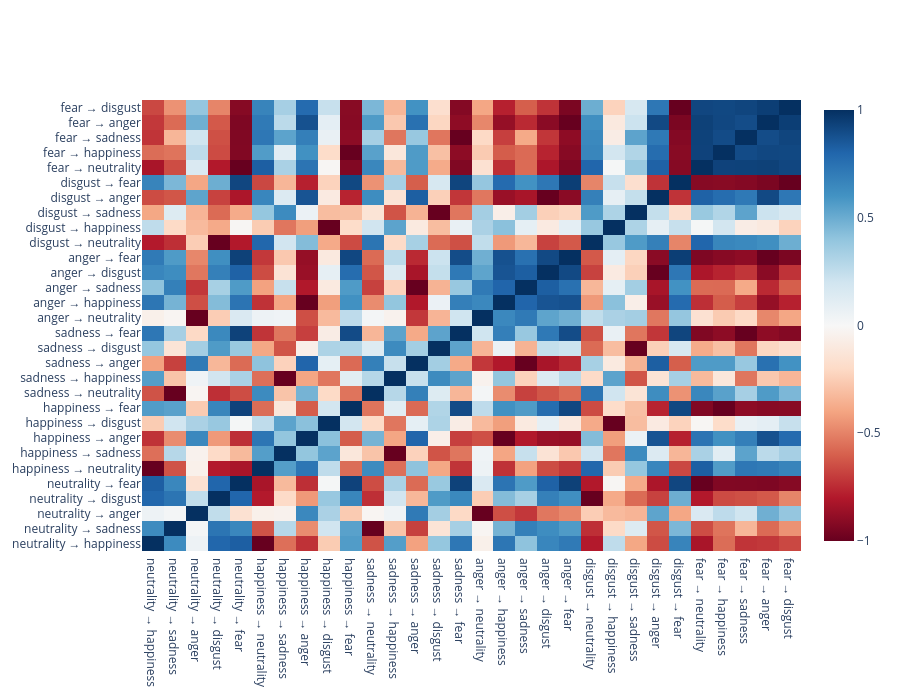

Here is the notebook cell this chart was saved with:
### Code cell
# Compute cosine similarity between vectors
from sklearn.metrics.pairwise import cosine_similarity

cosine_sim_matrix = cosine_similarity(X)

# Create cosine similarity heatmap for sample layer
if len(sample_layer_idx) > 1:
    sample_cosine = cosine_sim_matrix[np.ix_(sample_layer_idx, sample_layer_idx)]
    
    fig = go.Figure(data=go.Heatmap(
        z=sample_cosine,
        x=sample_labels,
        y=sample_labels,
        colorscale='RdBu',
        zmid=0,
       # title=f'Cosine Similarity Matrix: Emotion Pairs at Layer {start_layer}',
        zmin=-1,
        zmax=1
    ))
    fig.update_layout(height=700, width=900)
    fig.show()

### Figure 1 — Plotly figure (JSON) as saved in the notebook; plotly's stock layout.template omitted (floating-point values rounded to 4 significant figures; data arrays with more than 128 entries replaced by an {"elided": "..."} marker saying what was removed)
{"data": [{"colorscale": [[0, "rgb(103,0,31)"], [0.1, "rgb(178,24,43)"], [0.2, "rgb(214,96,77)"], [0.3, "rgb(244,165,130)"], [0.4, "rgb(253,219,199)"], [0.5, "rgb(247,247,247)"], [0.6, "rgb(209,229,240)"], [0.7, "rgb(146,197,222)"], [0.8, "rgb(67,147,195)"], [0.9, "rgb(33,102,172)"], [1, "rgb(5,48,97)"]], "type": "heatmap", "x": ["neutrality → happiness", "neutrality → sadness", "neutrality → anger", "neutrality → disgust", "neutrality → fear", "happiness → neutrality", "happiness → sadness", "happiness → anger", "happiness → disgust", "happiness → fear", "sadness → neutrality", "sadness → happiness", "sadness → anger", "sadness → disgust", "sadness → fear", "anger → neutrality", "anger → happiness", "anger → sadness", "anger → disgust", "anger → fear", "disgust → neutrality", "disgust → happiness", "disgust → sadness", "disgust → anger", "disgust → fear", "fear → neutrality", "fear → happiness", "fear → sadness", "fear → anger", "fear → disgust"], "y": ["neutrality → happiness", "neutrality → sadness", "neutrality → anger", "neutrality → disgust", "neutrality → fear", "happiness → neutrality", "happiness → sadness", "happiness → anger", "happiness → disgust", "happiness → fear", "sadness → neutrality", "sadness → happiness", "sadness → anger", "sadness → disgust", "sadness → fear", "anger → neutrality", "anger → happiness", "anger → sadness", "anger → disgust", "anger → fear", "disgust → neutrality", "disgust → happiness", "disgust → sadness", "disgust → anger", "disgust → fear", "fear → neutrality", "fear → happiness", "fear → sadness", "fear → anger", "fear → disgust"], "z": {"elided": "30x30 float values"}, "zmax": 1, "zmid": 0, "zmin": -1}], "layout": {"height": 700, "width": 900}}
